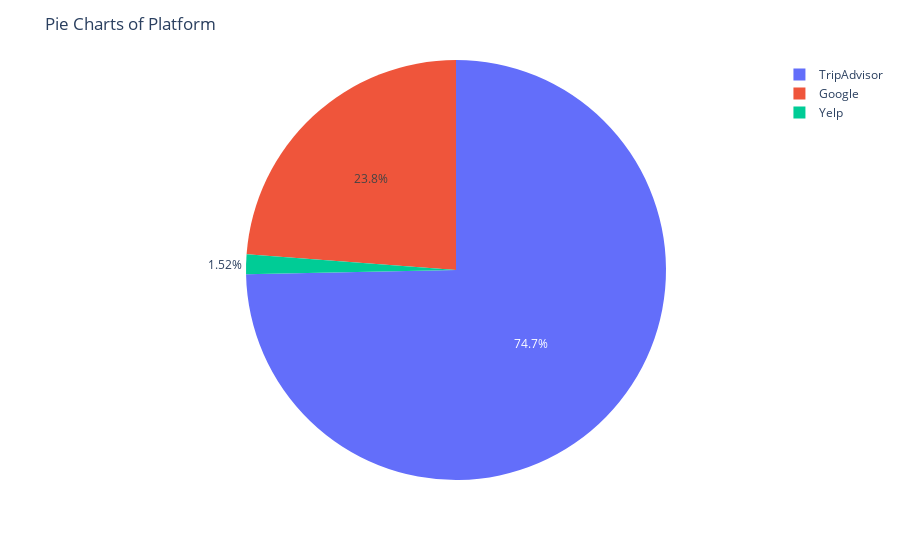

The notebook cell saved with this chart:
### Markdown cell above
Distribution for platform, attraction

### Code cell
fig1 = px.pie(review_all, names='platform')
fig1.update_layout(title='Pie Charts of Platform')
fig1.show()

### Figure 1 — Plotly figure (JSON) as saved in the notebook; plotly's stock layout.template omitted (floating-point values rounded to 4 significant figures; data arrays with more than 128 entries replaced by an {"elided": "..."} marker saying what was removed)
{"data": [{"domain": {"x": [0, 1], "y": [0, 1]}, "hovertemplate": "platform=%{label}<extra></extra>", "labels": {"elided": "9872 str values"}, "legendgroup": "", "name": "", "showlegend": true, "type": "pie"}], "layout": {"legend": {"tracegroupgap": 0}, "margin": {"t": 60}, "title": {"text": "Pie Charts of Platform"}}}
